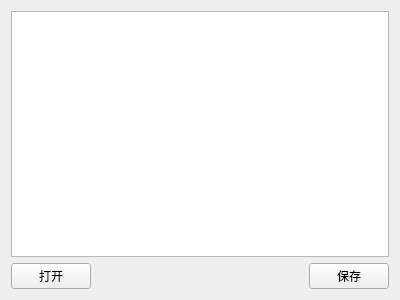
<?xml version="1.0" encoding="UTF-8"?>
<ui version="4.0">
 <class>Widget</class>
 <widget class="QWidget" name="Widget">
  <property name="geometry">
   <rect>
    <x>0</x>
    <y>0</y>
    <width>400</width>
    <height>300</height>
   </rect>
  </property>
  <property name="windowTitle">
   <string>Widget</string>
  </property>
  <layout class="QGridLayout" name="gridLayout">
   <item row="0" column="0" colspan="3">
    <widget class="QTextEdit" name="textEdit"/>
   </item>
   <item row="1" column="0">
    <widget class="QPushButton" name="pushButton">
     <property name="text">
      <string>打开</string>
     </property>
    </widget>
   </item>
   <item row="1" column="1">
    <spacer name="horizontalSpacer">
     <property name="orientation">
      <enum>Qt::Horizontal</enum>
     </property>
     <property name="sizeHint" stdset="0">
      <size>
       <width>217</width>
       <height>20</height>
      </size>
     </property>
    </spacer>
   </item>
   <item row="1" column="2">
    <widget class="QPushButton" name="pushButton_2">
     <property name="text">
      <string>保存</string>
     </property>
    </widget>
   </item>
  </layout>
 </widget>
 <layoutdefault spacing="6" margin="11"/>
 <resources/>
 <connections/>
</ui>
